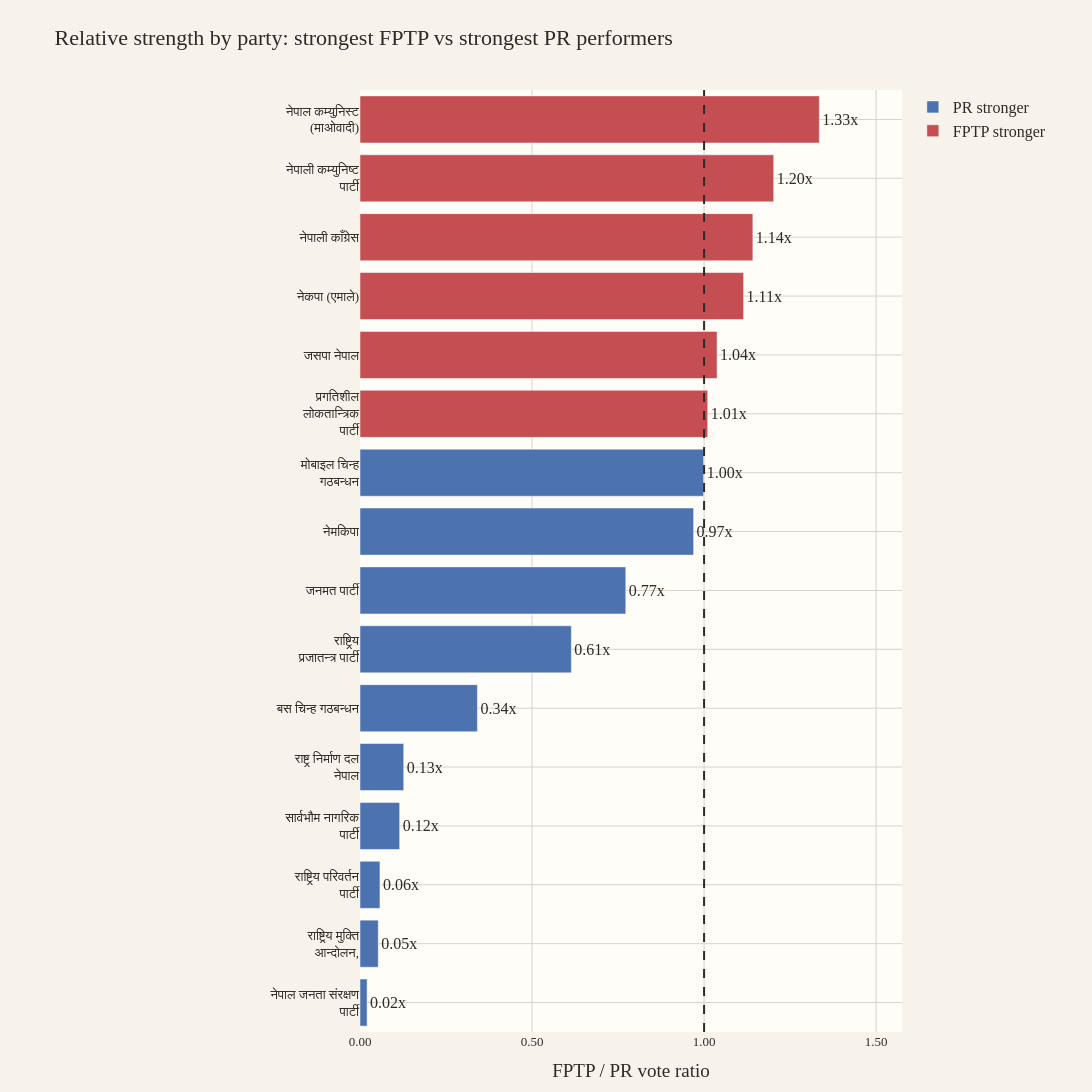

The notebook cell saved with this chart:
### Markdown cell above
## 2. Relative strength by party

A ratio above `1.0` means a party collected more constituency candidate votes than proportional votes. A ratio below `1.0` means its nationwide proportional total was stronger than its constituency aggregation.

### Code cell
ratio_candidates = matched[matched['pr_votes'] >= 10000].sort_values('fptp_to_pr_ratio').copy()
ratio_view = pd.concat([ratio_candidates.head(8), ratio_candidates.tail(8)]).drop_duplicates().sort_values('fptp_to_pr_ratio')
ratio_max = ratio_view['fptp_to_pr_ratio'].max()
ratio_view['ratio_text'] = ratio_view['fptp_to_pr_ratio'].map(lambda x: f'{x:.2f}x')
ratio_view['direction'] = np.where(ratio_view['fptp_to_pr_ratio'] >= 1, 'FPTP stronger', 'PR stronger')

fig = px.bar(
    ratio_view,
    x='fptp_to_pr_ratio',
    y='party_label',
    color='direction',
    orientation='h',
    text='ratio_text',
    color_discrete_map={'FPTP stronger': COLOR_POS, 'PR stronger': COLOR_NEG},
    title='Relative strength by party: strongest FPTP vs strongest PR performers',
    hover_name='party_name',
)
fig.update_traces(textposition='outside', cliponaxis=False)
fig.add_vline(x=1.0, line_dash='dash', line_color=COLOR_TEXT, line_width=2)
style_figure(fig, height=1180, width=1600, margin=dict(l=360, r=190, t=90, b=60))
fig.update_xaxes(title='FPTP / PR vote ratio', tickformat='.2f', range=[0, ratio_max * 1.18])
fig.update_yaxes(title='')
save_figure(fig, 'vote_type_ratio_by_party.png')
fig.show()

### Figure 1 — Plotly figure (JSON) as saved in the notebook; plotly's stock layout.template omitted (floating-point values rounded to 4 significant figures)
{"data": [{"cliponaxis": false, "hovertemplate": "<b>%{hovertext}</b><br><br>direction=PR stronger<br>fptp_to_pr_ratio=%{x}<br>party_label=%{y}<br>ratio_text=%{text}<extra></extra>", "hovertext": ["नेपाल जनता संरक्षण पार्टी", "राष्ट्रिय मुक्ति आन्दोलन, नेपाल", "राष्ट्रिय परिवर्तन पार्टी", "सार्वभौम नागरिक पार्टी", "राष्ट्र निर्माण दल नेपाल", "एकल चिन्ह बस (नेपाल संघीय समाजवादी पार्टी/बहुजन एकता पार्टी नेपाल/नेपाल जनजागृति पार्टी)", "राष्ट्रिय प्रजातन्त्र पार्टी", "जनमत पार्टी", "नेपाल मजदुर किसान पार्टी", "एकल चिन्ह मोबाइल (आम जनता पार्टी/जनादेश पार्टी नेपाल)"], "legendgroup": "PR stronger", "marker": {"color": "#4c72b0", "pattern": {"shape": ""}}, "name": "PR stronger", "orientation": "h", "showlegend": true, "text": ["0.02x", "0.05x", "0.06x", "0.12x", "0.13x", "0.34x", "0.61x", "0.77x", "0.97x", "1.00x"], "textposition": "outside", "type": "bar", "x": [0.02069, 0.05305, 0.05801, 0.1153, 0.1271, 0.3412, 0.6143, 0.7725, 0.9696, 0.9987], "xaxis": "x", "y": ["नेपाल जनता संरक्षण<br>पार्टी", "राष्ट्रिय मुक्ति<br>आन्दोलन,", "राष्ट्रिय परिवर्तन<br>पार्टी", "सार्वभौम नागरिक<br>पार्टी", "राष्ट्र निर्माण दल<br>नेपाल", "बस चिन्ह गठबन्धन", "राष्ट्रिय<br>प्रजातन्त्र पार्टी", "जनमत पार्टी", "नेमकिपा", "मोबाइल चिन्ह<br>गठबन्धन"], "yaxis": "y"}, {"cliponaxis": false, "hovertemplate": "<b>%{hovertext}</b><br><br>direction=FPTP stronger<br>fptp_to_pr_ratio=%{x}<br>party_label=%{y}<br>ratio_text=%{text}<extra></extra>", "hovertext": ["प्रगतिशील लोकतान्त्रिक पार्टी", "जनता समाजवादी पार्टी, नेपाल", "नेपाल कम्युनिष्ट पार्टी (एकीकृत मार्क्सवादी लेनिनवादी)", "नेपाली काँग्रेस", "नेपाली कम्युनिष्ट पार्टी", "नेपाल कम्युनिस्ट पार्टी (माओवादी)"], "legendgroup": "FPTP stronger", "marker": {"color": "#c44e52", "pattern": {"shape": ""}}, "name": "FPTP stronger", "orientation": "h", "showlegend": true, "text": ["1.01x", "1.04x", "1.11x", "1.14x", "1.20x", "1.33x"], "textposition": "outside", "type": "bar", "x": [1.011, 1.038, 1.115, 1.142, 1.202, 1.335], "xaxis": "x", "y": ["प्रगतिशील<br>लोकतान्त्रिक<br>पार्टी", "जसपा नेपाल", "नेकपा (एमाले)", "नेपाली काँग्रेस", "नेपाली कम्युनिष्ट<br>पार्टी", "नेपाल कम्युनिस्ट<br>(माओवादी)"], "yaxis": "y"}], "layout": {"barmode": "relative", "font": {"color": "#2f2a24", "family": "Kohinoor Devanagari", "size": 16}, "height": 1180, "legend": {"title": {"text": ""}, "tracegroupgap": 0}, "margin": {"b": 60, "l": 360, "r": 190, "t": 90}, "paper_bgcolor": "#f7f3ea", "plot_bgcolor": "#fffdf8", "shapes": [{"line": {"color": "#2f2a24", "dash": "dash", "width": 2}, "type": "line", "x0": 1, "x1": 1, "xref": "x", "y0": 0, "y1": 1, "yref": "y domain"}], "title": {"text": "Relative strength by party: strongest FPTP vs strongest PR performers"}, "width": 1600, "xaxis": {"anchor": "y", "automargin": true, "domain": [0, 1], "gridcolor": "#d9d2c7", "range": [0, 1.575], "showgrid": true, "tickfont": {"size": 13}, "tickformat": ".2f", "title": {"text": "FPTP / PR vote ratio"}, "zeroline": false}, "yaxis": {"anchor": "x", "automargin": true, "domain": [0, 1], "gridcolor": "#d9d2c7", "showgrid": true, "tickfont": {"size": 13}, "title": {"text": ""}, "zeroline": false}}}
